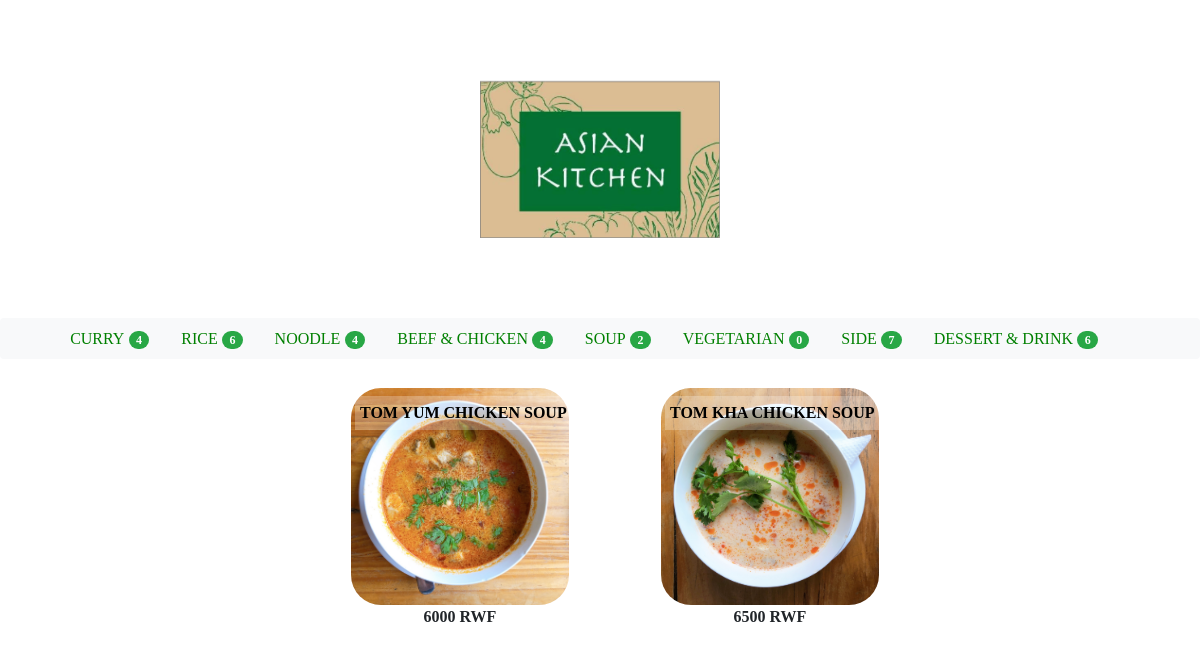
/categories/soup/, run on the app's committed database.
### delivery/models.py (models this page shows, shortened)
class Category(models.Model):
    kind = models.CharField(max_length=255)
    slug = models.SlugField(unique=True)
    timestamp = models.DateTimeField(auto_now_add=True)

class Food(models.Model):
    category = models.ForeignKey(Category, on_delete=models.PROTECT)
    name = models.CharField(max_length=255)
    price = models.IntegerField(default=0)
    description = models.TextField(blank=True)
    created_at = models.DateTimeField(auto_now_add=True)
    updated_at = models.DateTimeField(auto_now=True)
    published_at = models.DateTimeField(blank=True, null=True)
    image = models.ImageField(
        upload_to='food_images/', null=True, blank=True)
    is_sale = models.BooleanField(default=True)
    class Meta:
        ordering = ['-created_at']

### delivery/views.py (the view)
class CategoryFoodView(ListView):
    model = Food
    template_name = 'delivery/category_food.html'
    def get_queryset(self):
        category_slug = self.kwargs['category_slug']
        self.category = get_object_or_404(Category, slug=category_slug)
        qs = super().get_queryset().filter(category=self.category)
        return qs
    def get_context_data(self, **kwargs):
        context = super().get_context_data(**kwargs)
        context['category'] = self.category
        return context

### dbsite/context_processors.py (called while the page is built)
def common(request):
    context = {
        'categories': Category.objects.annotate(
            num_foods=Count('food', filter=Q(food__is_sale=True))),
    }
    return context

### delivery/templates/delivery/category_food.html (shortened to what this page needs)
{% extends "base.html" %}
{% load static %}
{% block content %}
<br>
<ul id="gallery">
  {% for food in object_list %}
  <li class="item">
    <figure>
      <a href="{% url 'delivery:detail_food' food.name %}">
        <img src="{{ food.image.url }}">
      </a>
      <p>{{ food.name }}</p>
      <figcaption>{{ food.price }} RWF</figcaption>
    </figure>
  </li>
  {% endfor %}
</ul>
{% endblock %}

### templates/base/navbar_v3.html (shortened to what this page needs)
<nav class="navbar navbar-expand-lg navbar-light bg-light rounded">
  <div class="collapse navbar-collapse justify-content-md-center" id="navbar">
    <ul class="navbar-nav">
      {% for category in categories|dictsort:"id" %}
      <li class="nav-item active">
        <a href="{% url 'delivery:category_food' category.slug %}" class="card-link">
          <font face="Comic Sans MS" color="green">{{ category.kind }}</font>
        </a>
        <span class="badge badge-success badge-pill">
          <font face="Comic Sans MS" >{{ category.num_foods }}</font></span>
      </li>
      {% endfor %}
    </ul>
  </div>
</nav>

### delivery/static/delivery/css/delivery.css (style rules this page uses)
#gallery { margin: 0 auto; overflow: hidden; transition: opacity 0.3s; opacity: 0; max-height: 100vh; box-sizing: border-box; }
#gallery.on { opacity: 1; max-height: 100%; }
#gallery li { max-width: 300px; padding: 5px; list-style: none; }
#gallery li img { max-width: 75%; height: auto; border-radius: 30px; }
#gallery li p { position: absolute; color: black; background: rgba(255,255,255,0.25); padding: 5px 5px; top: 5%; left: 15%; margin: 0; font-weight: 900; font-size: 1.em; font-family: Comic Sans MS; }
figure { text-align:center; }
figcaption { font-weight: 900; font-size: 1.em; font-family: Comic Sans MS; }

### data on the page
Category: kind "CURRY", num_foods "4"
Category: kind "RICE", num_foods "6"
Category: kind "NOODLE", num_foods "4"
Category: kind "BEEF & CHICKEN", num_foods "4"
Category: kind "SOUP", num_foods "2"
Category: kind "VEGETARIAN", num_foods "0"
Category: kind "SIDE", num_foods "7"
Category: kind "DESSERT & DRINK", num_foods "6"
Food: image (picture), name "TOM YUM CHICKEN SOUP", price "6000"
Food: image (picture), name "TOM KHA CHICKEN SOUP", price "6500"
